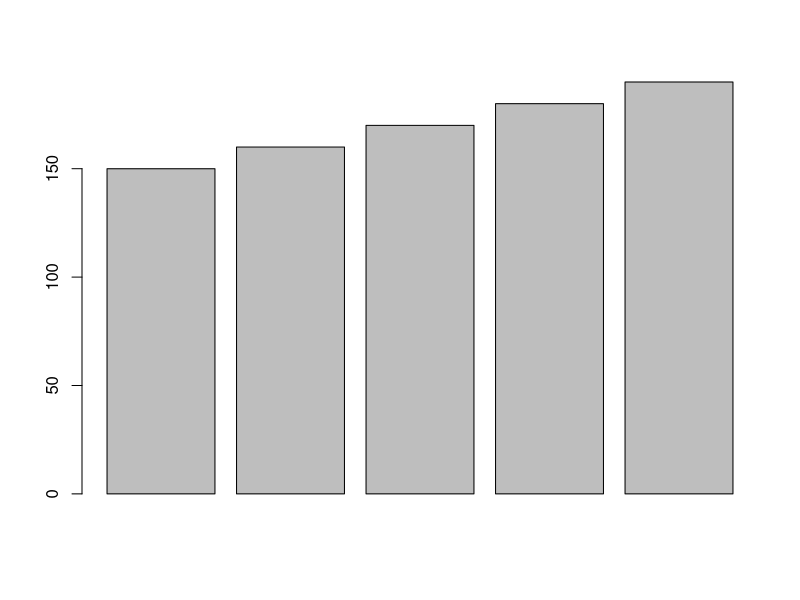

Recreate this plot in R.
## ---- chunk 1
data <- data.frame(
  Group = as.factor(rep(c("GroupA","GroupB","GroupC"),10, each=10)), 
  Age = as.numeric(sample(18:65, 300, replace=TRUE)),
  WM =  as.numeric(sample(1:100, 300, replace=TRUE))
)

aggregate(Age ~ Group, data = data, FUN = mean)
quantile(data$WM, probs = seq(0, 1, 0.9))
apply(data[,2:3], 2, mean) 
## ---- chunk 2
quantile(c(1,2,3,4,5,6,7), probs = seq(0, 1, 0.5), na.rm = FALSE,
         names = TRUE)


## ---- chunk 3
seq(0,10,3)

#sekvenssi, 1. numero kertoo alkupisteen, toinen loppupisteen ja 3. numero
#   sen millä välein sekvenssi jatkuu eli numerot lisätään. 
## ---- chunk 4
rep(1:4,times =3)

#Repeat a vector ; 1. mitä toistetaan, 2. montako kertaa voi kirjoittaa times =, tai pelkästään numeron toimii molemmilla 


rep(1:3, each=5)

#Repeat elements of a vector: 1. mitä toistetaan 2. each =, komennolla toistetaan jokainen elementti haluttu määrä kertoja 

## ---- chunk 5
l <- list(x = 1:5, y = c('a', 'b'), z = rep(1:4,times =3))
l
## ---- chunk 6
my_list <- list(a = 1, b = 2, c = 3)
my_list$d <- 4
my_list
## ---- chunk 7
lista <- list(x = 1:5, y = 6:10)
lista <- c(lista, list(z = 50:55))
lista
## ---- chunk 8
heights_var <- c(150, 160, 170, 180, 190)
barplot(heights_var)
## ---- chunk 9
df <- data.frame(name = c("John", "Jane", "Doe"), age = c(23, 25, 28))
write.csv(df, "new_data.csv")
## ---- chunk 10
numeric(5)
## ---- chunk 11
character(6)
## ---- chunk 12
 data.frame(Eka = c(3,4,5,2),
            Toka = seq(2,8,2), 
            Kolmas = c("Matti", "Jesse", "Katja", "Joni")
            )
 
## ---- chunk 13
df <- data.frame(matrix(nrow = 5, ncol = 5))
colnames(df) <- c("Ikä", "Pituus", "Paino", "Ekstroversio", "Avoimuus")
df
